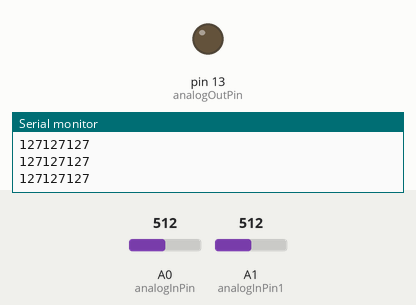
This sketch was run on a simulated Arduino Uno, built with avr-gcc and run on an emulated ATmega328P. Shown: output pins drawn as LEDs (lit = HIGH), the last lines printed to the serial monitor. The test bench sets the inputs (shaded band); at power-on: A0 (analogInPin) = 512, A1 (analogInPin1) = 512.

Above: at 1.2 s.
1.3 s: A0 (analogInPin) set to 532
At 2.6 s:
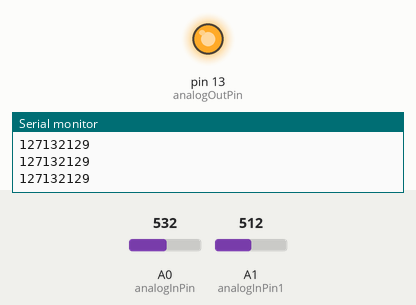
2.9 s: A0 (analogInPin) set to 511
At 3.5 s:
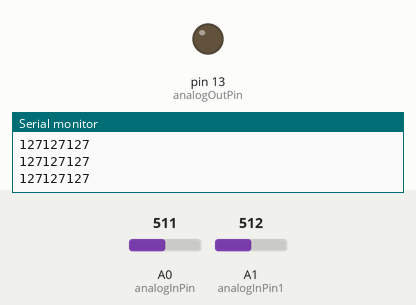
4.4 s: A0 (analogInPin) set to 716
At 5.9 s:
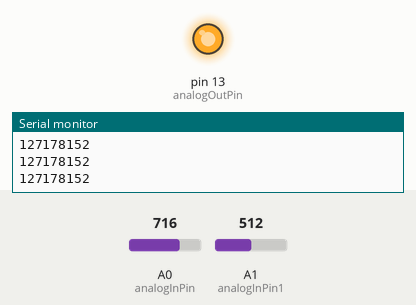
Timing chart, 0 to 7.4 s (numbered marks = the images above; inputs shaded):
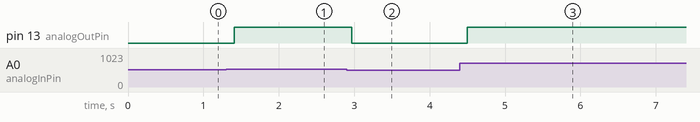

The sketch:

TwoAnalogs.ino
```cpp
const int analogInPin = A0;  // Analog input pin that the potentiometer is attached to
const int analogOutPin = 13;  // Analog output pin that the LED is attached to

const int analogInPin1 = A1;

int sensorValue = 0;  // value read from the pot
int outputValue = 0;  // value output to the PWM (analog out)
int sensorValue1 = 0;
int outputValue1 = 0;

int out = 0;

void setup() {
  // initialize serial communications at 9600 bps:
  Serial.begin(9600);
}

void loop() {
  // read the analog in value:
  sensorValue = analogRead(analogInPin);
  sensorValue1 = analogRead(analogInPin1);
  // map it to the range of the analog out:
  outputValue = map(sensorValue, 0, 1023, 0, 255);
  outputValue1 = map(sensorValue1, 0, 1023, 0, 255);
  // change the analog out value:

  out = (outputValue + outputValue1)/2;
  Serial.println(out);
  Serial.print(outputValue1);
  Serial.print(outputValue);

  analogWrite(analogOutPin, out);

  delay(out);
}
```

Measured:
- the behaviour switches between 517 and 518 on A0 (analogInPin) (found by bisection; images 0 and 1)
- after the input at 1.3 s, pin 13 (analogOutPin): LOW → HIGH after 0.11 s
- after the input at 2.9 s, pin 13 (analogOutPin): HIGH → LOW after 0.06 s
- after the input at 4.4 s, pin 13 (analogOutPin): LOW → HIGH after 0.10 s
